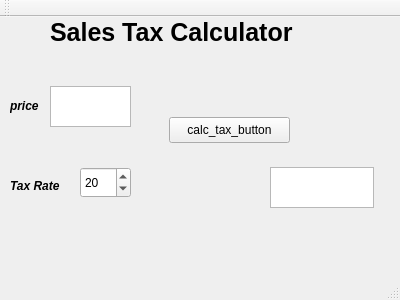
<?xml version="1.0" encoding="UTF-8"?>
<ui version="4.0">
 <class>MainWindow</class>
 <widget class="QMainWindow" name="MainWindow">
  <property name="geometry">
   <rect>
    <x>0</x>
    <y>0</y>
    <width>400</width>
    <height>300</height>
   </rect>
  </property>
  <property name="windowTitle">
   <string>MainWindow</string>
  </property>
  <widget class="QWidget" name="centralWidget">
   <widget class="QTextEdit" name="price_box">
    <property name="geometry">
     <rect>
      <x>50</x>
      <y>69</y>
      <width>81</width>
      <height>41</height>
     </rect>
    </property>
   </widget>
   <widget class="QLabel" name="label">
    <property name="geometry">
     <rect>
      <x>10</x>
      <y>80</y>
      <width>54</width>
      <height>18</height>
     </rect>
    </property>
    <property name="font">
     <font>
      <weight>75</weight>
      <italic>true</italic>
      <bold>true</bold>
     </font>
    </property>
    <property name="text">
     <string>price</string>
    </property>
   </widget>
   <widget class="QSpinBox" name="tax_rate">
    <property name="geometry">
     <rect>
      <x>80</x>
      <y>150</y>
      <width>51</width>
      <height>31</height>
     </rect>
    </property>
    <property name="value">
     <number>20</number>
    </property>
   </widget>
   <widget class="QLabel" name="TaxRate">
    <property name="geometry">
     <rect>
      <x>10</x>
      <y>160</y>
      <width>54</width>
      <height>18</height>
     </rect>
    </property>
    <property name="font">
     <font>
      <weight>75</weight>
      <italic>true</italic>
      <bold>true</bold>
     </font>
    </property>
    <property name="text">
     <string>Tax Rate</string>
    </property>
   </widget>
   <widget class="QPushButton" name="calc_tax_button">
    <property name="geometry">
     <rect>
      <x>169</x>
      <y>100</y>
      <width>121</width>
      <height>26</height>
     </rect>
    </property>
    <property name="text">
     <string>calc_tax_button</string>
    </property>
   </widget>
   <widget class="QTextEdit" name="result_windows">
    <property name="geometry">
     <rect>
      <x>270</x>
      <y>150</y>
      <width>104</width>
      <height>41</height>
     </rect>
    </property>
   </widget>
   <widget class="QLabel" name="label_2">
    <property name="geometry">
     <rect>
      <x>50</x>
      <y>-10</y>
      <width>351</width>
      <height>51</height>
     </rect>
    </property>
    <property name="font">
     <font>
      <pointsize>19</pointsize>
      <weight>75</weight>
      <bold>true</bold>
     </font>
    </property>
    <property name="text">
     <string>Sales Tax Calculator</string>
    </property>
   </widget>
  </widget>
  <widget class="QMenuBar" name="menuBar">
   <property name="geometry">
    <rect>
     <x>0</x>
     <y>0</y>
     <width>400</width>
     <height>23</height>
    </rect>
   </property>
  </widget>
  <widget class="QToolBar" name="mainToolBar">
   <attribute name="toolBarArea">
    <enum>TopToolBarArea</enum>
   </attribute>
   <attribute name="toolBarBreak">
    <bool>false</bool>
   </attribute>
  </widget>
  <widget class="QStatusBar" name="statusBar"/>
 </widget>
 <layoutdefault spacing="6" margin="11"/>
 <resources/>
 <connections/>
</ui>
